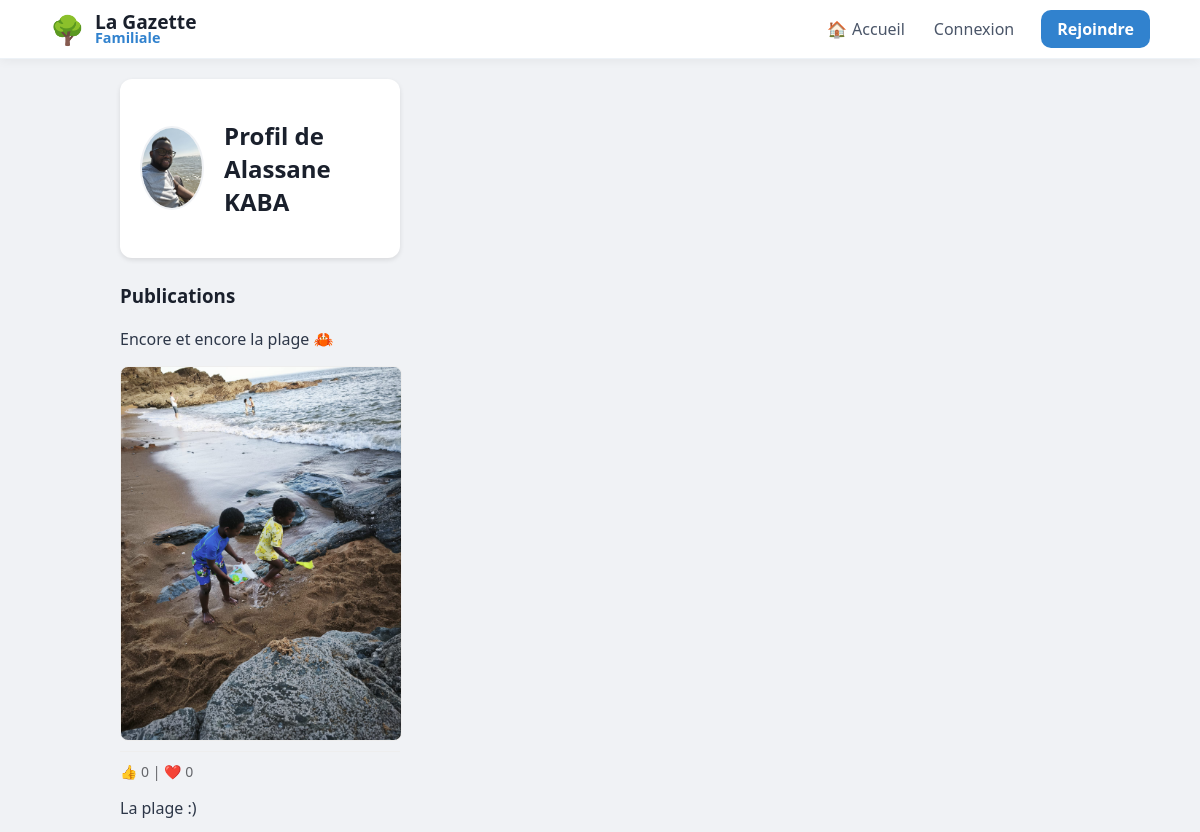
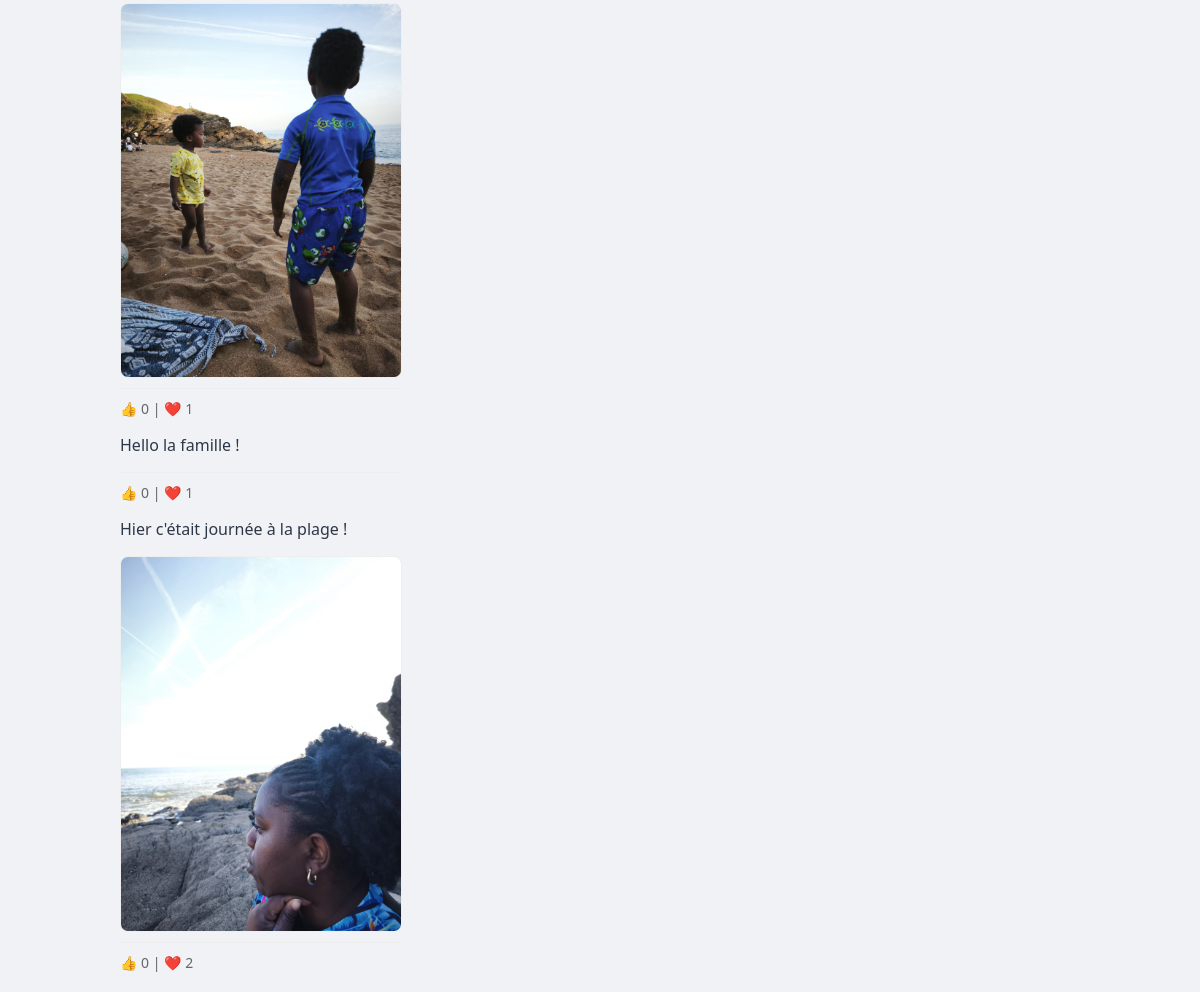
/user/Alassane KABA, run on an earlier commit of the app's database (2 pictures, top to bottom).
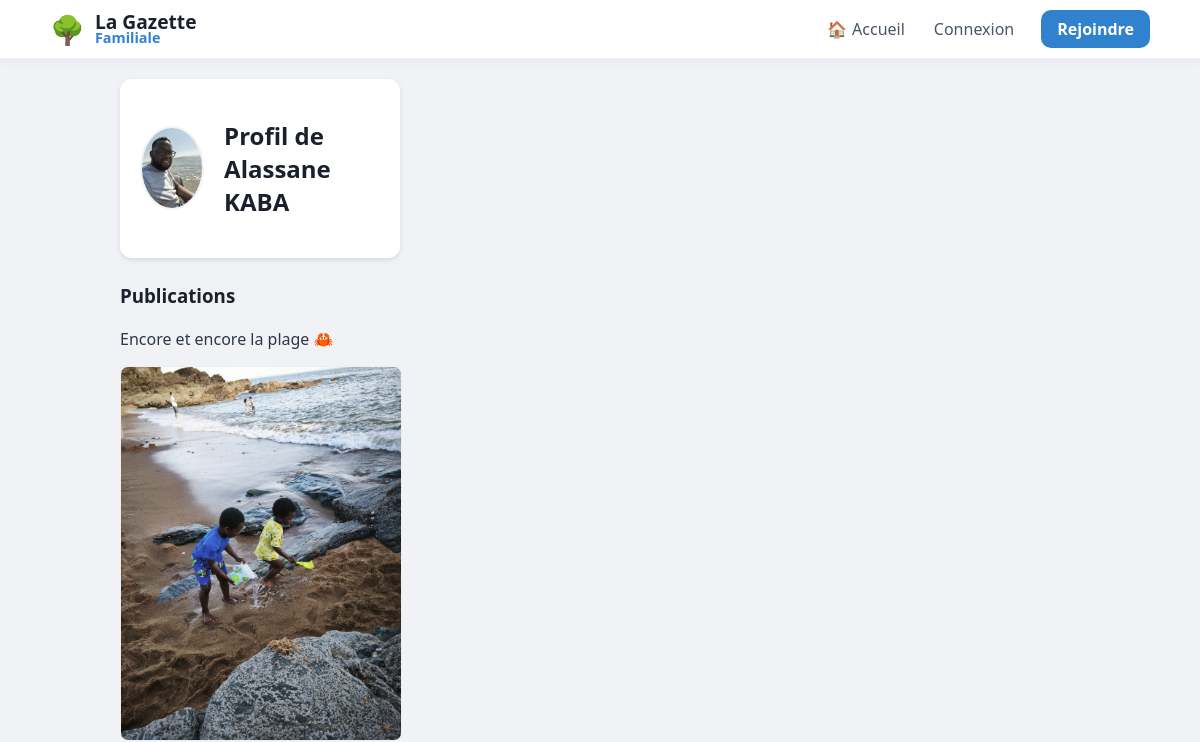
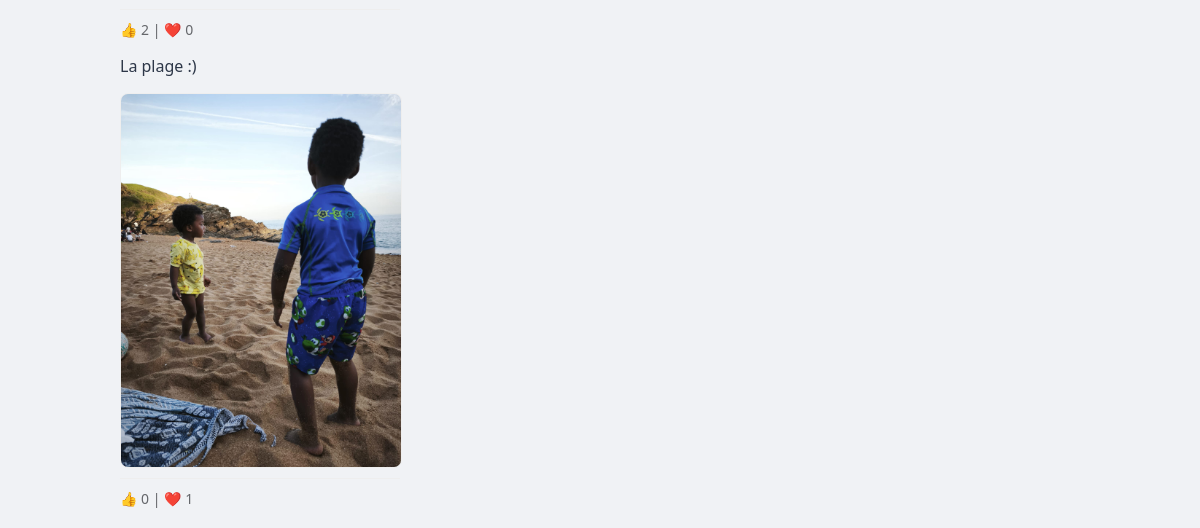
And on a later commit of the database (2 pictures, top to bottom).
### tables this page shows
CREATE TABLE posts (id INTEGER PRIMARY KEY AUTOINCREMENT, username TEXT, content TEXT, likes INTEGER DEFAULT 0, image TEXT);

### app.py (the view)
@app.route("/user/<username>")
def profile(username):
    with get_db() as db:
        posts = db.execute("""
            SELECT posts.*, users.avatar AS user_avatar,
                (SELECT COUNT(*) FROM reactions WHERE post_id=posts.id AND type='thumb') as thumbs,
                (SELECT COUNT(*) FROM reactions WHERE post_id=posts.id AND type='heart') as hearts
            FROM posts
            JOIN users ON posts.username = users.username
            WHERE posts.username=?
            ORDER BY posts.id DESC
        """, (username,)).fetchall()
    return render_template("profile.html", posts=posts, username=username)

### app.py (called while the page is built)
def get_db():
    db = sqlite3.connect("database.db")
    db.row_factory = sqlite3.Row
    return db

### templates/profile.html (shortened to what this page needs)
{% extends "base.html" %}
{% block content %}
<div class="container">
    <div style="display:flex; align-items:center; gap:20px; background:white; padding:20px; border-radius:12px; box-shadow:0 2px 5px rgba(0,0,0,0.1);">
        <img class="avatar" style="width:80px !important; height:80px !important;"
             src="{{ url_for('static', filename='avatars/' + (posts[0]['user_avatar'] if posts else 'default.png')) }}">
        <h2>Profil de {{ username }}</h2>
    </div>
    <h3 style="margin-top:25px;">Publications</h3>
    {% for post in posts %}
        <div class="post">
            <div class="content">{{ post['content'] }}</div>
            {% if post['image'] %}
                <img class="post-img" src="{{ url_for('static', filename='uploads/' + post['image']) }}" style="width:100%; border-radius:8px; margin-top:10px;">
            {% endif %}
            <div class="actions" style="color: #65676b; font-size: 14px; border-top: 1px solid #eee; padding-top: 10px; margin-top: 10px;">
                👍 {{ post['thumbs'] }} | ❤️ {{ post['hearts'] }}
            </div>
        </div>
    {% endfor %}
</div>
{% endblock %}

What changed in the data, as far as the page shows it:
removed posts: content "Hello la famille !", thumbs "0", hearts "1"
removed posts: content "Hier c'était journée à la plage !", image (picture), thumbs "0", hearts "2"
computed for posts "Encore et encore la plage 🦀": thumbs "0" → "2"
